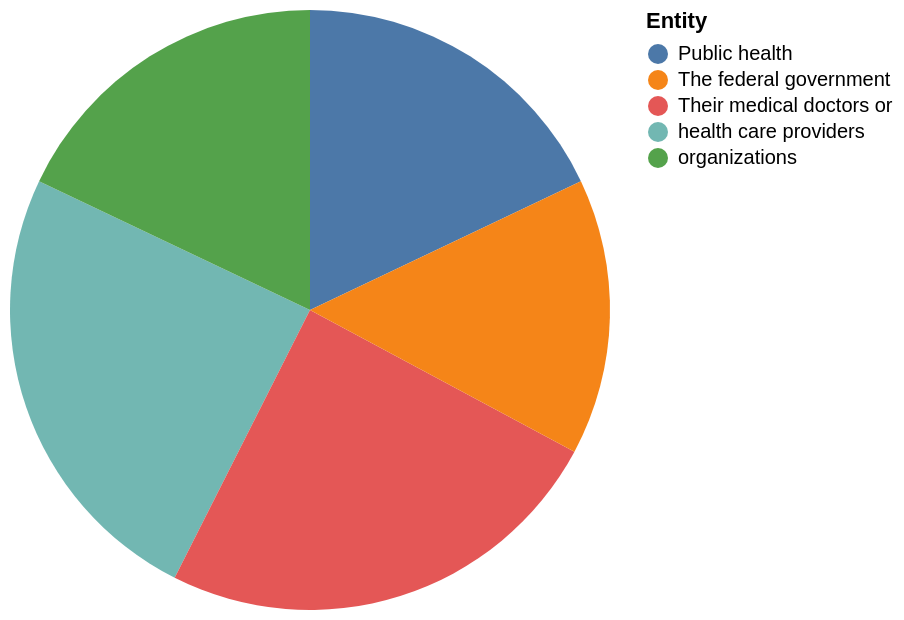

Write a Vega-Lite specification for this figure.
### Vega-Lite specification from a JSON file in a GitHub repository (floating-point values rounded to 4 significant figures)
{"$schema": "https://vega.github.io/schema/vega-lite/v5.json", "description": "Pie chart auto-generated from CSV", "data": {"values": [{"Entity": "health care providers", "Very/somewhat confident": "81", "Not at all/not too confident": "19"}, {"Entity": "Their medical doctors or", "Very/somewhat confident": "81", "Not at all/not too confident": "19"}, {"Entity": "organizations", "Very/somewhat confident": "59", "Not at all/not too confident": "41"}, {"Entity": "Public health", "Very/somewhat confident": "59", "Not at all/not too confident": "41"}, {"Entity": "The federal government", "Very/somewhat confident": "49", "Not at all/not too confident": "50"}]}, "mark": "arc", "encoding": {"theta": {"field": "Very/somewhat confident", "type": "quantitative"}, "color": {"field": "Entity", "type": "nominal"}}}
